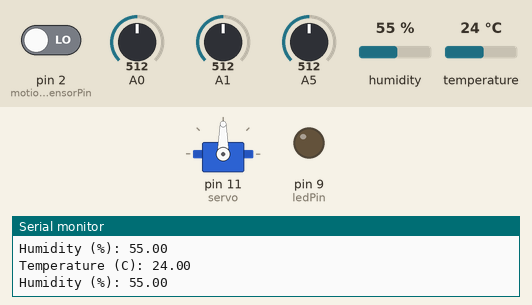
Bench run of a sketch on a simulated Arduino Uno, built with avr-gcc and run on an emulated ATmega328P. Parts: servo, output pins drawn as LEDs (lit = HIGH), the last lines printed to the serial monitor. The inputs (shaded band) are chosen by the test bench; at power-on: A0 = 512, A5 = 512, pin 2 (motionSensorPin) LOW, A1 = 512, humidity 55 %, temperature 24 °C.

Above: at 6.2 s.
6.3 s: A0 set to 538
At 6.84 s:
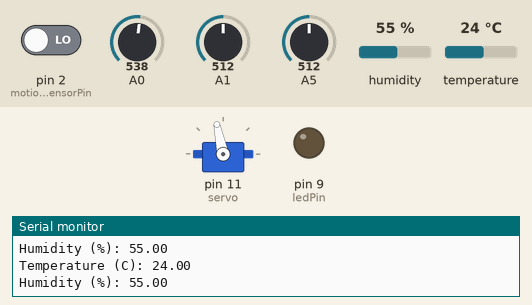
9.8 s: A5 set to 541
At 9.8 s:
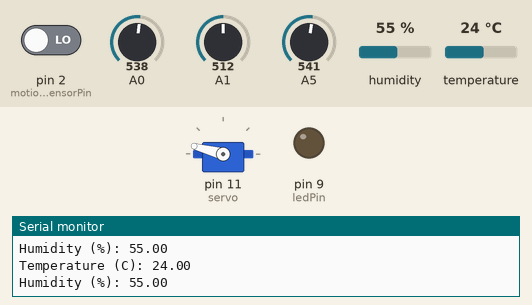
15.8 s: pin 2 (motionSensorPin) driven HIGH
At 17.0 s:
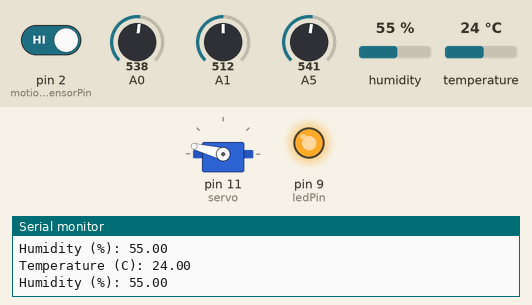
17.3 s: A5 set to 716
At 17.84 s:
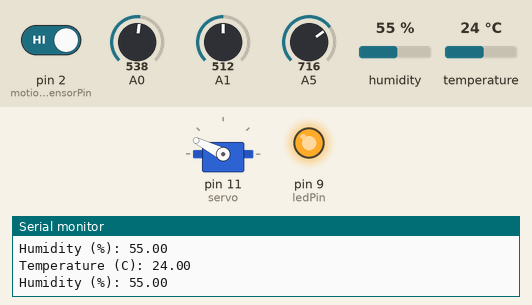
20.8 s: pin 2 (motionSensorPin) driven LOW
24.3 s: A0 set to 714
At 24.3 s:
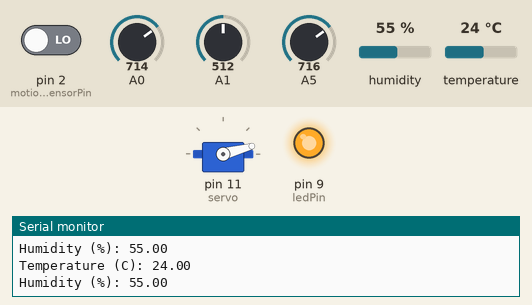
27.3 s: A0 set to 737
At 35.3 s:
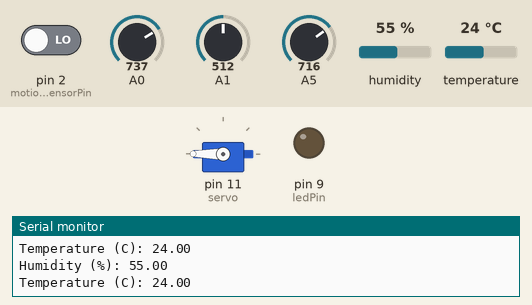
Timing chart, 0 to 36.4 s (numbered marks = the images above; inputs shaded):
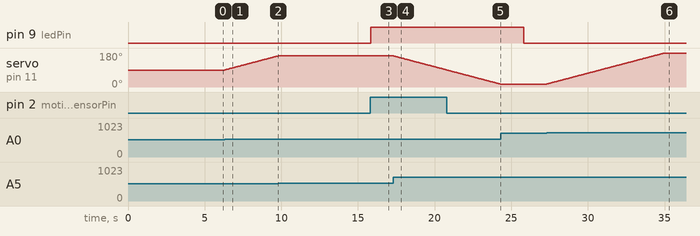

The sketch:

mashleNight.ino
```cpp
#include <DHT.h>
#include <Servo.h>

#define DHT11_PIN 3       // DHT11 sensor pin
const int motionSensorPin = 2;   // Motion sensor connected to digital pin 2
const int ledPin = 9;             // LED connected to PWM pin 9
#define lightSensorPin A3        // light sensor connected to analog pin A3

// Variables
const unsigned long motionTimeout = 5000;  // 5 seconds (adjust as needed)
bool motionDetected = false;
bool lampState = false;
unsigned long lastMotionTime = 0;


int Spoint =  90;      // Starting point of the servo motor
int motionState = 0;   // Variable to store motion sensor state
int lightsensor = 0;   // Variable to store light sensor value
int LEDBrightness = 0; // Variable to store LED intensity

Servo servo;
DHT dht(DHT11_PIN, DHT11);

void setup() {
  pinMode(motionSensorPin, INPUT);
  pinMode(lightSensorPin, INPUT);
  pinMode(ledPin, OUTPUT);
  Serial.begin(9600);           // Initialize serial communication
  analogWrite(ledPin, 0);       // Initialize LED off
  servo.attach(11);             // Include servo motor PWM pin
  servo.write(Spoint);          // Set the starting point of the servo
  delay(5000);                  // Delay for 5 seconds
  dht.begin();                  // Initialize DHT sensor

}

void loop() {
  int motionState = digitalRead(motionSensorPin); // Read the PIR sensor output
  if (motionState == true) {// Motion detected
    if (!motionDetected) {// Motion has just started
      Serial.println("Motion detected");
      motionDetected = true;
      int lightsensor = analogRead(lightSensorPin); //Reding the LightSensor
      int lightVal = map(lightsensor,0,1023,0,225);
      int LEDBrightness = 225 - lightVal;
      digitalWrite(ledPin, LEDBrightness);  // Turn on LED
      Serial.println("motion detected");
      Serial.print("   lightValue");
      Serial.println(lightsensor);
      Serial.println("   mapped");
      Serial.println(lightVal);
      Serial.println("   Brightness");
      Serial.println(LEDBrightness);
      lastMotionTime = millis();   // Record time of motion detection
    } else {
      // Motion is already detected, keep LED on
      lastMotionTime = millis();   // Update time of last motion
    }
  } else {
    // No motion detected
    if (motionDetected && (millis() - lastMotionTime >= motionTimeout)) {
      // Motion has stopped for motionTimeout period
      Serial.println("Motion stopped");
      motionDetected = false;
      analogWrite(ledPin, 0);  // Turn off LED
    }
  }
  // Check if lamp state has changed
  //if (digitalRead(ledPin) == HIGH && !lampState) {
  if (analogRead(ledPin) != 0 && !lampState) {
    // Lamp turned on
    Serial.println("Lamp turned on");
    lampState = true;
 }
 else if (analogRead(ledPin) == 0 && lampState) {
    // Lamp turned off
    Serial.println("Lamp turned off");
    lampState = false;
  }////////////////////////////////////////////////////////////////////////////////////////////////////////////////////

  //Get the LDR sensor value
  int ldr1 = analogRead(A5);
  int ldr2 = analogRead(A0);

  //Get the difference of these values
  int value1 = abs(ldr1 - ldr2);
  int value2 = abs(ldr2 - ldr1);

  //Check these values using an IF condition
  if ((value1 <= 10) || (value2 <= 10)) {

  } else {
    if (ldr1 > ldr2) {
      Spoint = --Spoint;
    }
    if (ldr1 < ldr2) {
      Spoint = ++Spoint;
    }
  }

  //Write values on the servo motor
  servo.write(Spoint);
  delay(10);////////////////////////////////////////////////////////////////////////////////////////////////////////////////////////////////////////

 // Read temperature and humidity from DHT11 sensor
  float temperature = dht.readTemperature();
  float humidity = dht.readHumidity();

  if (!isnan(temperature) && !isnan(humidity)) {
    Serial.print("Temperature (C): ");
    Serial.println(temperature);
    Serial.print("Humidity (%): ");
    Serial.println(humidity);
  } else {
    Serial.println("Failed to read from DHT sensor!");
  }

  // Check if lamp state has changed
  if (analogRead(ledPin) != 0 && !lampState) {
    // Lamp turned on
    Serial.println("Lamp turned on");
    lampState = true;
  } else if (analogRead(ledPin) == 0 && lampState) {
    // Lamp turned off
    Serial.println("Lamp turned off");
    lampState = false;
  }}
```

Measured:
- the behaviour switches between 522 and 523 on A0 (found by bisection; images 0 and 1)
- the behaviour switches between 527 and 528 on A5 (found by bisection; images 1 and 2)
- the behaviour switches between 726 and 727 on A0 (found by bisection; images 5 and 6)
- after the input at 6.3 s, servo on pin 11 (servo): moves from 90° to 165° over 3.5 s, starting at once
- after the input at 9.8 s, servo on pin 11 (servo): stays 165° (without the input it goes to 166° after 0.03 s)
- after the input at 15.8 s, pin 9 (ledPin): LOW → HIGH at once
- after the input at 17.3 s, servo on pin 11 (servo): moves from 165° to 90° over 3.5 s, starting at once
- after the input at 24.3 s, servo on pin 11 (servo): stays 15° (without the input it goes to 14° after 0.04 s)
- after the input at 27.3 s, servo on pin 11 (servo): moves from 15° to 180° over 7.7 s, starting at once
